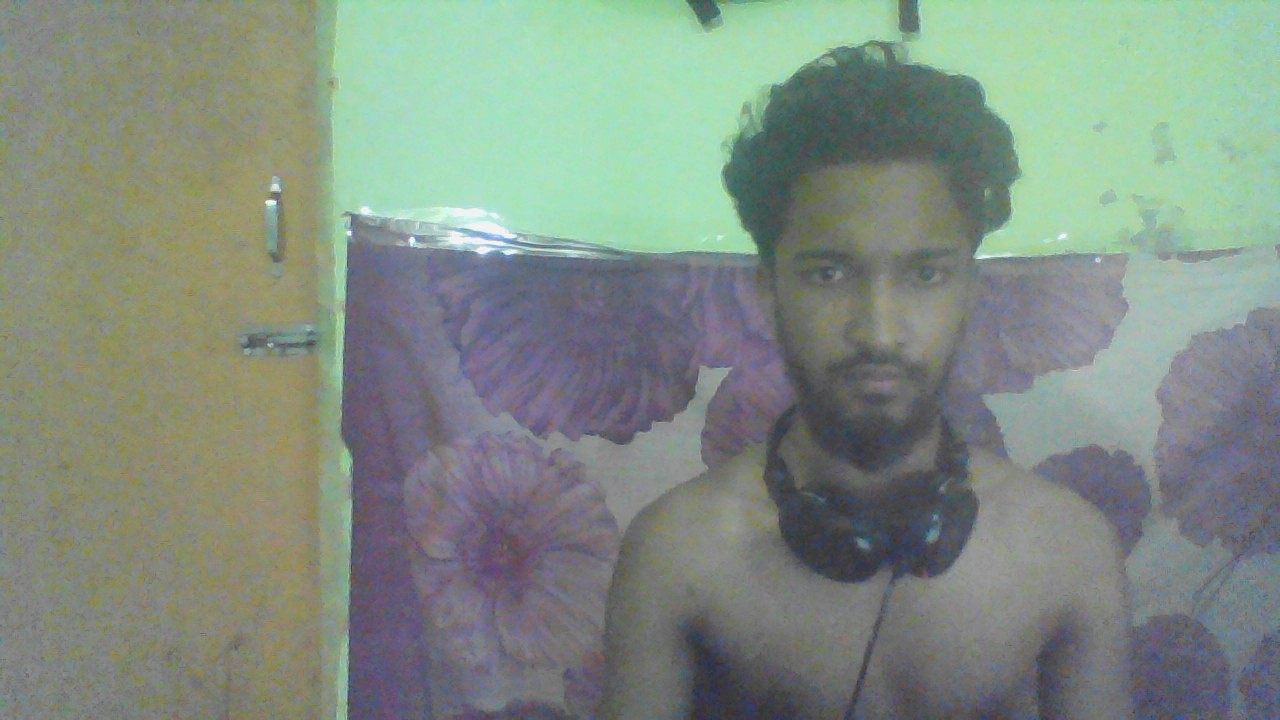
#> input picture faceRecognation/TestImages/test.jpg, 1280 x 720 px, found by its file name
$ python tester.py
#> lines starting #> are read from the running program, lines starting #| are printed output that depends on the picture
### faceRecognation/faceRecognition.py
import os
import cv2
import numpy as np


def faceDetection(test_img):
    gray_img = cv2.cvtColor(test_img, cv2.COLOR_BGR2GRAY)
    face_haar_cascade = cv2.CascadeClassifier('/media/monad_wizard/DataScience1/code/AI/opencv/faceRecognation/harrCascade/haarcascade_frontalface_default.xml')
    faces = face_haar_cascade.detectMultiScale(gray_img, scaleFactor= 1.3,minNeighbors=5)

    return faces,gray_img


# [33 lines left out: functions labels_for_training_data, train_classifier, not called in this run]

#Below function draws bounding boxes around detected face in image
def draw_rect(test_img,face):
    (x,y,w,h)=face
    cv2.rectangle(test_img,(x,y),(x+w,y+h),(255,0,0),thickness=5)

#Below function writes name of person for detected label
def put_text(test_img,text,x,y):
    cv2.putText(test_img,text,(x,y),cv2.FONT_HERSHEY_DUPLEX,2,(255,0,0),3)


### faceRecognation/tester.py
# pip install opencv-contrib-python

import os
import cv2
import numpy as np
import faceRecognition as fr


# for detect from picture
test_img = cv2.imread('\\media\\monad\\DataScience\\code\\opencv\\faceRecognation\\TestImages\\test.jpg')
#> test_img is the input picture: shape (720, 1280, 3); mean B, G, R 130.7, 141.7, 129.2
faces_detected, gray_img = fr.faceDetection(test_img)
#> in faceDetection, `gray_img = cv2.cvtColor(test_img, cv2.COLOR_BGR2GRAY)`:
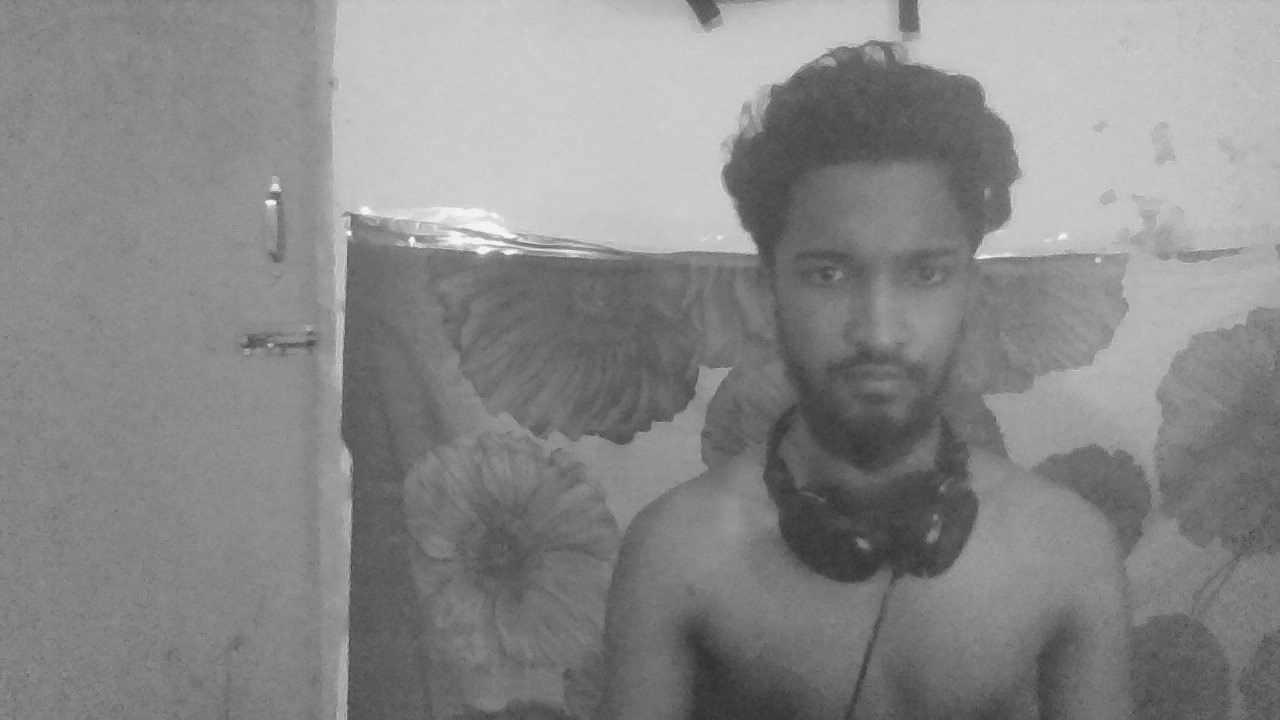
#> gray_img: shape (720, 1280); min 47, max 251, mean 136.7
#> in faceDetection, `faces = face_haar_cascade.detectMultiScale(gray_img, scaleFactor= 1.3,..`: faces = [[763, 182, 231, 231]]
#> faces_detected = [[763, 182, 231, 231]]
print('face_detected:', faces_detected)
#| face_detected: [[763 182 231 231]]


"""
for (x,y,w,h) in faces_detected:
    cv2.rectangle(test_img, (x,y), (x+w,y+h),(255,0,0),thickness=5)

resized_img = cv2.resize(test_img,(1000,700))
cv2.imshow("resize face detection happend",resized_img)
cv2.waitKey(0)
cv2.destroyAllWindows()

"""

'''
# call label for training data for training face id for train new face and save to yml

faces, faceID = fr.labels_for_training_data("D:\\code\\opencv\\faceRecognation\\TrainingImages")
face_recognizer = fr.train_classifier(faces,faceID)
face_recognizer.write('trainingData.yml')
'''
face_recognizer=cv2.face.LBPHFaceRecognizer_create()
#> (the run stopped early here; a loop or call above may not have finished)

$ run again, with faceRecognation/TestImages/rasid.jpg copied over faceRecognation/TestImages/test.jpg
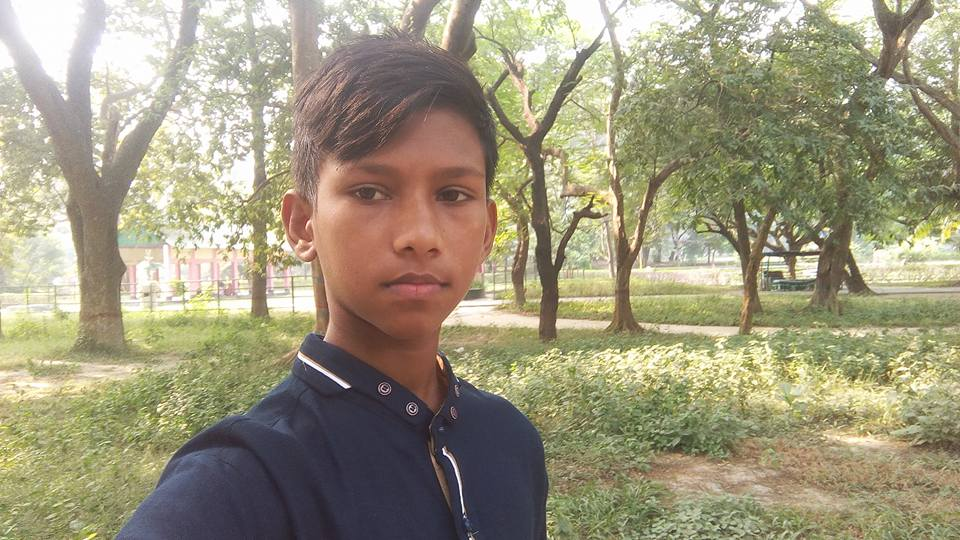
#> input picture faceRecognation/TestImages/rasid.jpg, 960 x 540 px, found by its file name
#> test_img is the input picture: shape (540, 960, 3); mean B, G, R 125.7, 151.7, 158.1
#> in faceDetection, `gray_img = cv2.cvtColor(test_img, cv2.COLOR_BGR2GRAY)`:
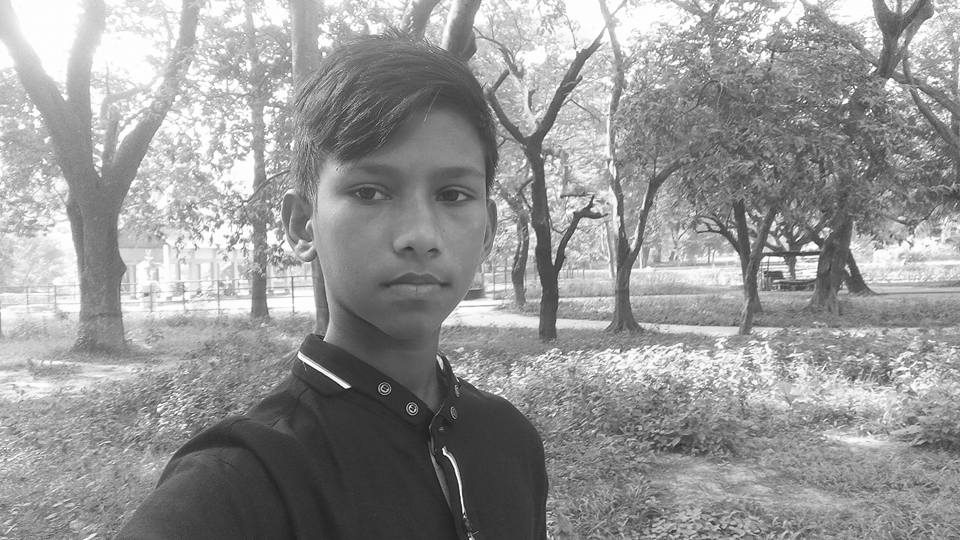
#> gray_img: shape (540, 960); min 2, max 255, mean 150.7
#> faces = [[310, 111, 212, 212]]
#| face_detected: [[310 111 212 212]]
